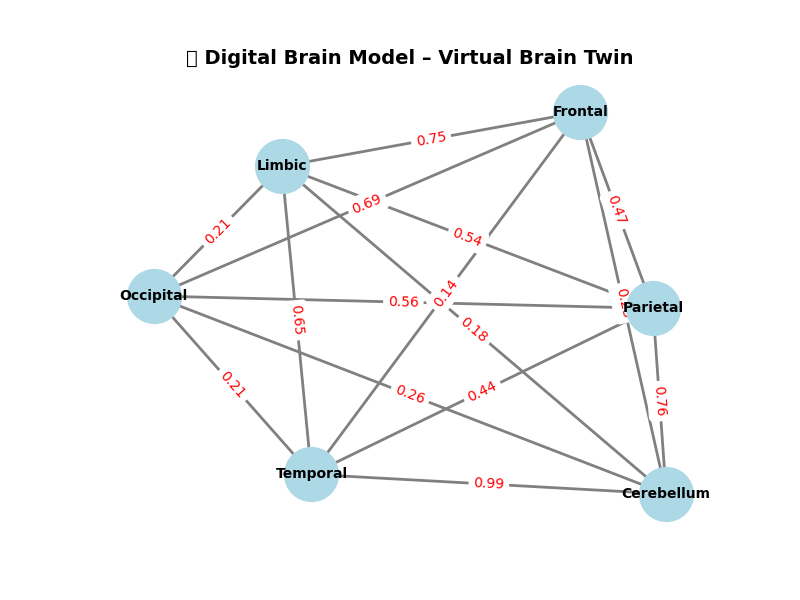

Write the Python code that produced this figure.

import networkx as nx
import matplotlib.pyplot as plt
import random
brain = nx.Graph()
regions = ["Frontal", "Parietal", "Temporal", "Occipital", "Cerebellum", "Limbic"]
brain.add_nodes_from(regions)
for i in range(len(regions)):
    for j in range(i + 1, len(regions)):
        weight = round(random.uniform(0.1, 1.0), 2)  # random connection strength
        brain.add_edge(regions[i], regions[j], weight=weight)
pos = nx.spring_layout(brain, seed=42)  # layout for visualization
weights = nx.get_edge_attributes(brain, 'weight')
plt.figure(figsize=(8, 6))
nx.draw_networkx_nodes(brain, pos, node_size=1500, node_color='lightblue')
nx.draw_networkx_labels(brain, pos, font_size=10, font_weight='bold')
nx.draw_networkx_edges(brain, pos, width=2, edge_color='gray')
nx.draw_networkx_edge_labels(brain, pos, edge_labels=weights, font_color='red')
plt.title("Digital Brain Model – Virtual Brain Twin", fontsize=14, fontweight='bold')
plt.axis('off')
plt.savefig("digital_brain_model.png")
plt.show()
print("Digital brain model created successfully!")
print("Connections (Region1 → Region2 = Coupling Strength):")
for u, v, w in brain.edges(data=True):
    print(f"  {u} ↔ {v} = {w['weight']}")
